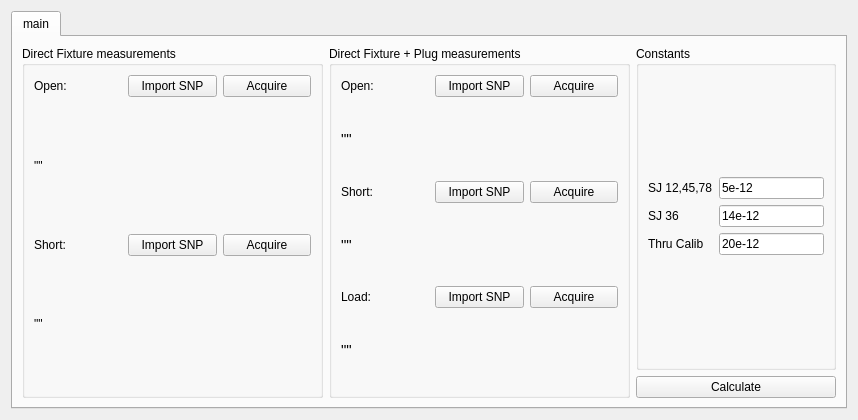
<?xml version="1.0" encoding="UTF-8"?>
<ui version="4.0">
 <class>Form</class>
 <widget class="QWidget" name="Form">
  <property name="geometry">
   <rect>
    <x>0</x>
    <y>0</y>
    <width>858</width>
    <height>420</height>
   </rect>
  </property>
  <property name="windowTitle">
   <string>Form</string>
  </property>
  <layout class="QHBoxLayout" name="horizontalLayout_2">
   <item>
    <widget class="QTabWidget" name="tabWidget">
     <widget class="QWidget" name="mainTab">
      <attribute name="title">
       <string>main</string>
      </attribute>
      <layout class="QGridLayout" name="gridLayout_3">
       <item row="0" column="0">
        <widget class="QGroupBox" name="dfMeasurementsGroupBox">
         <property name="title">
          <string>Direct Fixture measurements</string>
         </property>
         <layout class="QVBoxLayout" name="verticalLayout" stretch="0,0,0,0">
          <item>
           <layout class="QHBoxLayout" name="horizontalLayout_3">
            <item>
             <widget class="QLabel" name="dfOpenLabel">
              <property name="text">
               <string>Open:</string>
              </property>
             </widget>
            </item>
            <item>
             <widget class="QPushButton" name="dfOpenImport">
              <property name="text">
               <string>Import SNP</string>
              </property>
             </widget>
            </item>
            <item>
             <widget class="QPushButton" name="dfOpenAcquire">
              <property name="text">
               <string>Acquire</string>
              </property>
             </widget>
            </item>
           </layout>
          </item>
          <item>
           <widget class="QLabel" name="dfOpenFileName">
            <property name="text">
             <string>&quot;&quot;</string>
            </property>
           </widget>
          </item>
          <item>
           <layout class="QHBoxLayout" name="horizontalLayout_4">
            <item>
             <widget class="QLabel" name="dfShortLabel">
              <property name="text">
               <string>Short:</string>
              </property>
             </widget>
            </item>
            <item>
             <widget class="QPushButton" name="dfShortImport">
              <property name="text">
               <string>Import SNP</string>
              </property>
             </widget>
            </item>
            <item>
             <widget class="QPushButton" name="dfShortAcquire">
              <property name="text">
               <string>Acquire</string>
              </property>
             </widget>
            </item>
           </layout>
          </item>
          <item>
           <widget class="QLabel" name="dfShortFileName">
            <property name="text">
             <string>&quot;&quot;</string>
            </property>
           </widget>
          </item>
         </layout>
        </widget>
       </item>
       <item row="0" column="2">
        <layout class="QVBoxLayout" name="verticalLayout_3">
         <item>
          <widget class="QGroupBox" name="groupBox_3">
           <property name="maximumSize">
            <size>
             <width>200</width>
             <height>16777215</height>
            </size>
           </property>
           <property name="title">
            <string>Constants</string>
           </property>
           <layout class="QGridLayout" name="gridLayout_2">
            <item row="0" column="0">
             <layout class="QGridLayout" name="gridLayout">
              <item row="0" column="0">
               <widget class="QLabel" name="shortingJack124578Label">
                <property name="text">
                 <string>SJ 12,45,78</string>
                </property>
               </widget>
              </item>
              <item row="0" column="1">
               <widget class="QLineEdit" name="SJ_124578_LineEdit">
                <property name="text">
                 <string>5e-12</string>
                </property>
               </widget>
              </item>
              <item row="1" column="0">
               <widget class="QLabel" name="sJ36Label">
                <property name="text">
                 <string>SJ 36</string>
                </property>
               </widget>
              </item>
              <item row="1" column="1">
               <widget class="QLineEdit" name="sJ36LineEdit">
                <property name="text">
                 <string>14e-12</string>
                </property>
               </widget>
              </item>
              <item row="2" column="0">
               <widget class="QLabel" name="thruCalibLabel">
                <property name="text">
                 <string>Thru Calib</string>
                </property>
               </widget>
              </item>
              <item row="2" column="1">
               <widget class="QLineEdit" name="thruCalibLineEdit">
                <property name="text">
                 <string>20e-12</string>
                </property>
               </widget>
              </item>
             </layout>
            </item>
           </layout>
          </widget>
         </item>
         <item>
          <widget class="QPushButton" name="recalcButton">
           <property name="maximumSize">
            <size>
             <width>200</width>
             <height>16777215</height>
            </size>
           </property>
           <property name="text">
            <string>Calculate</string>
           </property>
          </widget>
         </item>
        </layout>
       </item>
       <item row="0" column="1">
        <widget class="QGroupBox" name="matedMeasurementsGroupBox">
         <property name="title">
          <string>Direct Fixture + Plug measurements</string>
         </property>
         <layout class="QVBoxLayout" name="verticalLayout_4">
          <item>
           <layout class="QHBoxLayout" name="horizontalLayout_5">
            <item>
             <widget class="QLabel" name="openLabel">
              <property name="enabled">
               <bool>true</bool>
              </property>
              <property name="text">
               <string>Open:</string>
              </property>
             </widget>
            </item>
            <item>
             <widget class="QPushButton" name="importOpen">
              <property name="enabled">
               <bool>true</bool>
              </property>
              <property name="text">
               <string>Import SNP</string>
              </property>
             </widget>
            </item>
            <item>
             <widget class="QPushButton" name="acquireOpen">
              <property name="enabled">
               <bool>true</bool>
              </property>
              <property name="text">
               <string>Acquire</string>
              </property>
             </widget>
            </item>
           </layout>
          </item>
          <item>
           <widget class="QLabel" name="openFileName">
            <property name="font">
             <font>
              <pointsize>11</pointsize>
             </font>
            </property>
            <property name="text">
             <string>&quot;&quot;</string>
            </property>
           </widget>
          </item>
          <item>
           <layout class="QHBoxLayout" name="horizontalLayout_6">
            <item>
             <widget class="QLabel" name="shortLabel">
              <property name="enabled">
               <bool>true</bool>
              </property>
              <property name="text">
               <string>Short:</string>
              </property>
             </widget>
            </item>
            <item>
             <widget class="QPushButton" name="importShort">
              <property name="enabled">
               <bool>true</bool>
              </property>
              <property name="text">
               <string>Import SNP</string>
              </property>
             </widget>
            </item>
            <item>
             <widget class="QPushButton" name="acquireShort">
              <property name="enabled">
               <bool>true</bool>
              </property>
              <property name="text">
               <string>Acquire</string>
              </property>
             </widget>
            </item>
           </layout>
          </item>
          <item>
           <widget class="QLabel" name="shortFileName">
            <property name="font">
             <font>
              <pointsize>11</pointsize>
             </font>
            </property>
            <property name="text">
             <string>&quot;&quot;</string>
            </property>
           </widget>
          </item>
          <item>
           <layout class="QHBoxLayout" name="horizontalLayout_7">
            <item>
             <widget class="QLabel" name="loadLabel">
              <property name="text">
               <string>Load:</string>
              </property>
             </widget>
            </item>
            <item>
             <widget class="QPushButton" name="importLoad">
              <property name="text">
               <string>Import SNP</string>
              </property>
             </widget>
            </item>
            <item>
             <widget class="QPushButton" name="acquireLoad">
              <property name="text">
               <string>Acquire</string>
              </property>
             </widget>
            </item>
           </layout>
          </item>
          <item>
           <widget class="QLabel" name="loadFileName">
            <property name="font">
             <font>
              <pointsize>11</pointsize>
             </font>
            </property>
            <property name="text">
             <string>&quot;&quot;</string>
            </property>
           </widget>
          </item>
         </layout>
        </widget>
       </item>
      </layout>
     </widget>
    </widget>
   </item>
  </layout>
 </widget>
 <resources/>
 <connections/>
</ui>
